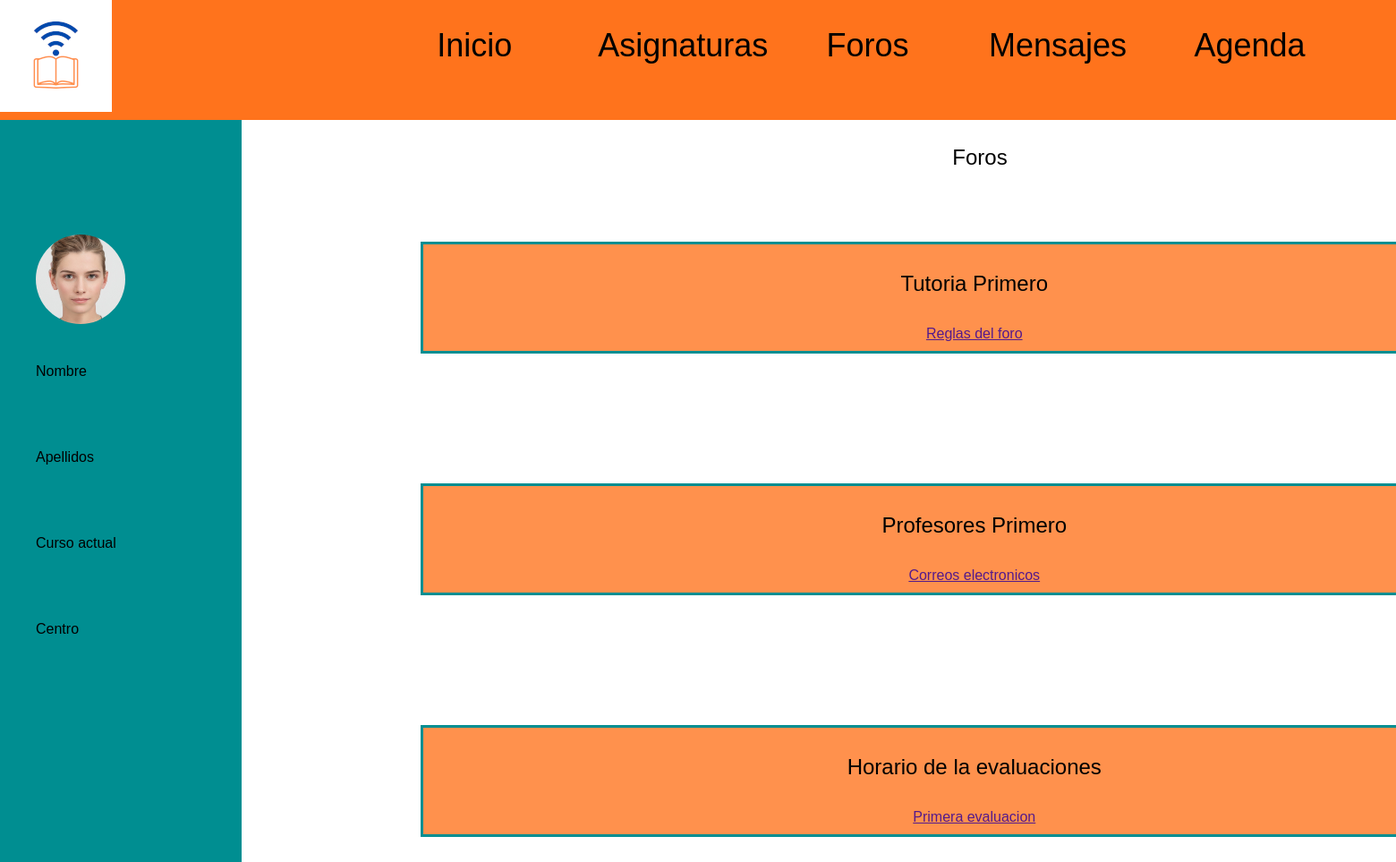
Page /alumno/foros.php on the committed database.
### tables this page shows
CREATE TABLE IF NOT EXISTS `temasf1` (
  `idTema` int(11) NOT NULL AUTO_INCREMENT,
  `idUsuario` int(11) NOT NULL,
  `idCategoria` int(11) NOT NULL,
  `tituloTema` varchar(255) NOT NULL,
  `fechaCreacion` timestamp NOT NULL DEFAULT current_timestamp(),
  `contenidoPrimeraRespuesta` text NOT NULL,
  PRIMARY KEY (`idTema`),
  KEY `idUsuario` (`idUsuario`),
  KEY `idCategoria` (`idCategoria`)
);

CREATE TABLE IF NOT EXISTS `categoriasf1` (
  `idCategoria` int(11) NOT NULL AUTO_INCREMENT,
  `nombreCategoria` varchar(255) NOT NULL,
  `descripcionCategoria` varchar(255) DEFAULT NULL,
  PRIMARY KEY (`idCategoria`)
);

CREATE TABLE IF NOT EXISTS `temasf2` (
  `idTema` int(11) NOT NULL AUTO_INCREMENT,
  `idUsuario` int(11) NOT NULL,
  `idCategoriaf2` int(11) NOT NULL,
  `tituloTema` varchar(255) NOT NULL,
  `fechaCreacion` timestamp NOT NULL DEFAULT current_timestamp(),
  `contenidoPrimeraRespuesta` text NOT NULL,
  PRIMARY KEY (`idTema`),
  KEY `idUsuario` (`idUsuario`),
  KEY `idCategoriaf2` (`idCategoriaf2`)
);

CREATE TABLE IF NOT EXISTS `categoriasf2` (
  `idCategoriaf2` int(11) NOT NULL AUTO_INCREMENT,
  `nombreCategoriaf2` varchar(255) NOT NULL,
  `descripcionCategoriaf2` varchar(255) DEFAULT NULL,
  PRIMARY KEY (`idCategoriaf2`)
);

CREATE TABLE IF NOT EXISTS `temasf3` (
  `idTema` int(11) NOT NULL AUTO_INCREMENT,
  `idUsuario` int(11) NOT NULL,
  `idCategoriaf3` int(11) NOT NULL,
  `tituloTema` varchar(255) NOT NULL,
  `fechaCreacion` timestamp NOT NULL DEFAULT current_timestamp(),
  `contenidoPrimeraRespuesta` text NOT NULL,
  PRIMARY KEY (`idTema`),
  KEY `idUsuario` (`idUsuario`),
  KEY `idCategoriaf3` (`idCategoriaf3`)
);

CREATE TABLE IF NOT EXISTS `categoriasf3` (
  `idCategoriaf3` int(11) NOT NULL AUTO_INCREMENT,
  `nombreCategoriaf3` varchar(255) NOT NULL,
  `descripcionCategoriaf3` varchar(255) DEFAULT NULL,
  PRIMARY KEY (`idCategoriaf3`)
);

### alumno/foros.php (the view, shortened to what this page needs)
<!DOCTYPE html>
<html lang="en" dir="ltr">
<head>
    <link rel="stylesheet" href="../CSS/styles1.css">
</head>
<body>
    <div class="contenedor">
        <div class="colDatosPersonales">
            <img class="fotoPersonal" src="../Media/cara_generica.jpg" alt="Foto personal">
            <p id="nombre">Nombre</p>
            <br>
            <p id="apellidos">Apellidos</p>
            <br>
            <p id="cursoActual">Curso actual</p>
            <br>
            <p id="centro">Centro</p>
        </div>
        <div class="colContenido">
            <p class="tituloPestanya">Foros</p>
            <?php
            $servername = "localhost:3307";
            $username = "conschool";
            $password = "conschool";
            $dbname = "conschool";
            $con = mysqli_connect($servername, $username, $password, $dbname);
            $queryForo1 = "SELECT nombreCategoria, tituloTema FROM categoriasf1 c1
                            INNER JOIN temasf1 t1 ON c1.idCategoria = t1.idCategoria
                            LIMIT 5";
            $resultForo1 = mysqli_query($con, $queryForo1);
            if (mysqli_num_rows($resultForo1) > 0) {
                while ($rowForo1 = mysqli_fetch_assoc($resultForo1)) {
                    $nombreCategoria = $rowForo1['nombreCategoria'];
                    $tituloTema = $rowForo1['tituloTema'];
                    echo '<div class="panelForo">';
                    echo '<p class="tituloPanel">' . $nombreCategoria . '</p>';
                    echo '<br>';
                    echo '<p class="ultimoMensajeForo"><a href="">' . $tituloTema . '</a></p>';
                    echo '</div>';
                }
            } else {
            }
            $queryForo2 = "SELECT nombreCategoriaf2, tituloTema FROM categoriasf2 c2
                            INNER JOIN temasf2 t2 ON c2.idCategoriaf2 = t2.idCategoriaf2
                            LIMIT 5";
            $resultForo2 = mysqli_query($con, $queryForo2);
            if (mysqli_num_rows($resultForo2) > 0) {
                while ($rowForo2 = mysqli_fetch_assoc($resultForo2)) {
                    $nombreCategoria2 = $rowForo2['nombreCategoriaf2'];
                    $tituloTema2 = $rowForo2['tituloTema'];
                    echo '<div class="panelForo">';
                    echo '<p class="tituloPanel">' . $nombreCategoria2 . '</p>';
                    echo '<br>';
                    echo '<p class="ultimoMensajeForo"><a href="">' . $tituloTema2 . '</a></p>';
                    echo '</div>';
                }
            } else {
            }
            $queryForo3 = "SELECT nombreCategoriaf3, tituloTema FROM categoriasf3 c3
                            INNER JOIN temasf3 t3 ON c3.idCategoriaf3 = t3.idCategoriaf3
                            LIMIT 5";
            $resultForo3 = mysqli_query($con, $queryForo3);
            if (mysqli_num_rows($resultForo3) > 0) {
                while ($rowForo3 = mysqli_fetch_assoc($resultForo3)) {
                    $nombreCategoria3 = $rowForo3['nombreCategoriaf3'];
                    $tituloTema3 = $rowForo3['tituloTema'];
                    echo '<div class="panelForo">';
                    echo '<p class="tituloPanel">' . $nombreCategoria3 . '</p>';
                    echo '<br>';
                    echo '<p class="ultimoMensajeForo"><a href="">' . $tituloTema3 . '</a></p>';
                    echo '</div>';
                }
            } else {
            }
            ?>
        </div>
    </div>
</body>
</html>

### CSS/styles1.css (style rules this page uses)
* { box-sizing: border-box; margin: 0; padding: 0; }
body { z-index: -5; }
#encabezado { height: 62px; width: 100%; background-color: #DE5602; border-style: none; }
nav { background-color: #FF731C; height: 13.36%; position: fixed; top: 0; transition-duration: 0.75s; transition-property: top; width: 100%; z-index: 1; }
#navBar { background-color: #FF731C; height: 13.36%; position: fixed; top: 0; transition-duration: 0.75s; transition-property: top; width: 100%; z-index: 1; }
#logoNav { background-color: none; border-radius: 50%; float: left; height: 15%; width: 25%; }
#menu { float: right; list-style-type: none; margin-right: 80px; overflow: hidden; width: auto; }
.elementoMenu { float:left; margin: 40px 40px; margin-top: 30px; }
.elementoMenu>a { color: black; font-family: Arial, sans-serif; font-size: 2.25rem; padding: 15%; position: inherit; text-decoration: none; transition-duration: 0.5s; transition-property: color; }
.contenedor { display: grid; grid-template-columns: 270px 1650px; height: 100%; }
.fotoPersonal { background-color: none; background-image: url("../Media/cara_generica.jpeg"); border-radius: 50%; height: 100px; margin-left: 40px; margin-top: 200px; width: 100px; }
.colDatosPersonales { background-color: #008E91; border-style: none; float: left; height: 100%; text-align: justify; width: 100%; }
.colDatosPersonales > p { color: black; font-family: Arial, sans-serif; font-size: 1rem; margin-bottom: 20px; padding-top: 40px; padding-left: 40px; padding-right: 40px; transition-duration: 0.5s; transition-property: color; }
.tituloPestanya { font-family: Arial, sans-serif; font-size: 1.5rem; margin-top: 100px; text-align: center; }
.colContenido { background-color: none; height: 100%; }
.tituloPanel { font-family: Arial, sans-serif; font-size: 1.5rem; margin-top: 30px; text-align: center; }
.panelForo { background-color: #FF914D; border-color: #008E91; border-style: solid; display: auto; float: left; height: 125px; margin-bottom: 65px; margin-left: 200px; margin-right: 200px; margin-top: 80px; overflow: hidden; width: calc(75%); }
.ultimoMensajeForo { font-family: Arial, sans-serif; margin-top: 15px; text-align: center; }

### rows in the picture
temasf1: idCategoria.nombreCategoria "Tutoria Primero", tituloTema "Reglas del foro"
temasf2: idCategoriaf2.nombreCategoriaf2 "Profesores Primero", tituloTema "Correos electronicos"
temasf3: idCategoriaf3.nombreCategoriaf3 "Horario de la evaluaciones", tituloTema "Primera evaluacion"
